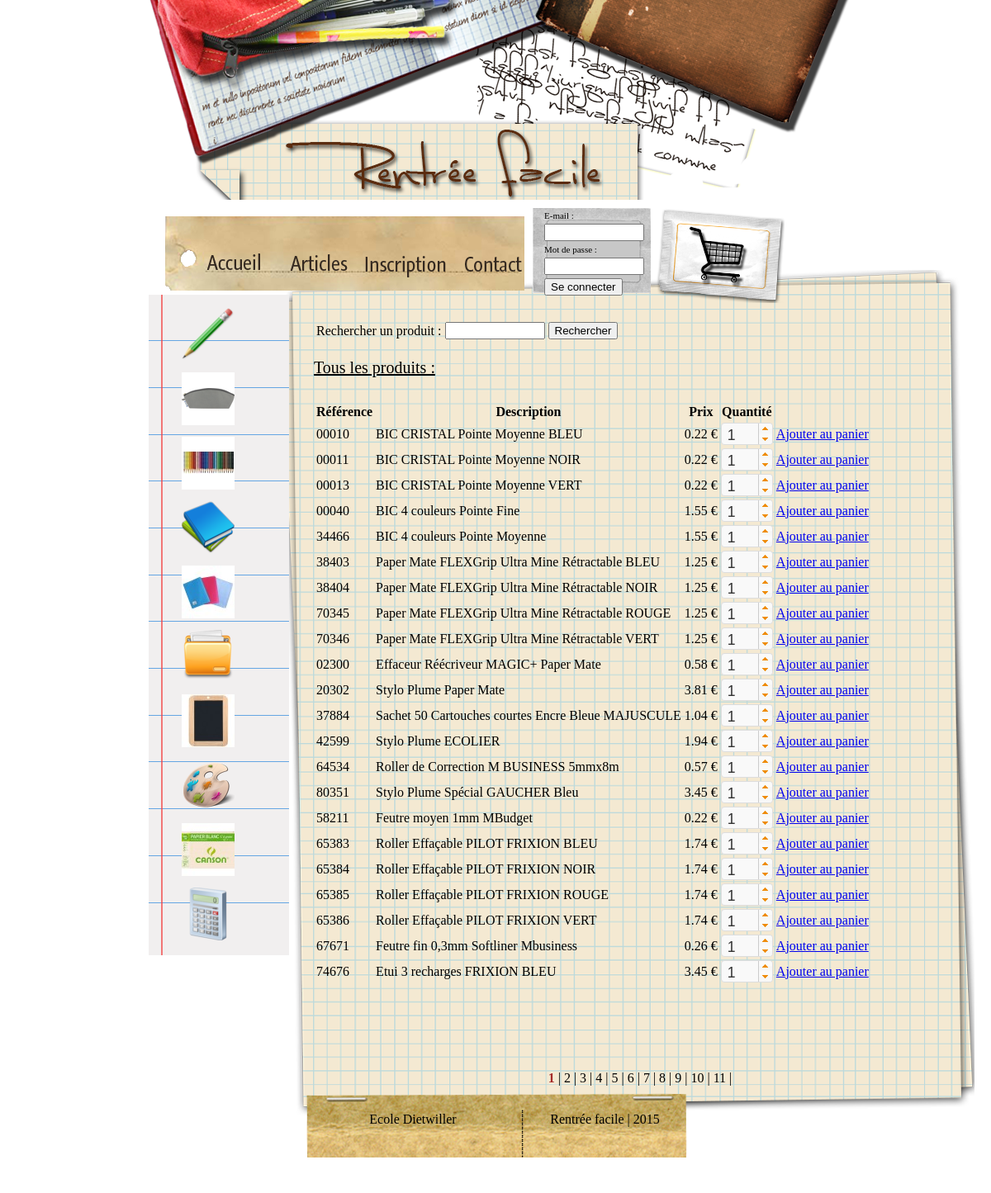
/web/fournitures/index.php, run on the app's committed database.
### tables this page shows
CREATE TABLE Materiel(
	ref_mat VARCHAR(20) NOT NULL,
	desc_mat VARCHAR(50),
	prix_mat numeric(5,2),
	id_scat INT NOT NULL,
	PRIMARY KEY (ref_mat),
	FOREIGN KEY (id_scat) REFERENCES Sous_categorie (id_scat)
);

### lib/lib_db.class.php (called while the page is built, shortened)
<?php
class DB_connection
{
	private $_connection;
	private $_result;
	public function DB_connection()
	{
		$this->_hostname = HOST;
		$this->_username = USER;
		$this->_password = PASS;
		$this->_database = DB;
		$this->_connection = @mysqli_connect($this->_hostname, $this->_username, $this->_password, $this->_database) or die ("Erreur de connexion &acirc; la base. ".mysql_error());
	}
	public function DB_query($requete)
	{
		$this->_result = @mysqli_query($this->_connection, $requete) or die ("Probl&egrave;me dans l'ex&eacute;cution de la requ&ecirc;te : $requete. ".mysql_error());
		return $this->_result;
	}
	public function DB_object()
	{
		$this->_row = @mysqli_fetch_object($this->_result);
		return $this->_row;
	}
	public function DB_count()
	{
		$this->_row = @mysqli_num_rows($this->_result);
		return $this->_row;
	}
}
?>

### inc/url.inc.php (called while the page is built)
<?php
function recuperer_url()
{
    $url=explode('/', $_SERVER['REQUEST_URI']);
	return $url;
}
?>

### lib/lib_fournitures.php (the view, shortened to what this page needs)
<?php
function afficherFournitures($rubrique="", $srubrique="", $recherche="")
{
	if(!empty($recherche))
	{
		$requete = 'SELECT ref_mat, desc_mat, prix_mat FROM Materiel WHERE desc_mat LIKE \'%'.$recherche.'%\'';
	}
	else
	{
		$requete = 'SELECT m.ref_mat, m.desc_mat, m.prix_mat, sc.categorie, sc.scat FROM Materiel as m, Sous_categorie as sc WHERE m.id_scat = sc.id_scat';
	}
	$db = new DB_connection();
	$db->DB_query($requete);
	$nb_elems = 22;
	$nb_pages = ceil($db->DB_count() / $nb_elems);
	if(!empty($_GET["page"]))
	{
		$page = intval($_GET["page"]);
		if($_GET["page"] > $nb_pages || $_GET["page"] < 1)
			$page = 1;
	}
	else
		$page = 1;
	$debut = ($page - 1) * $nb_elems;
	$requete .= ' LIMIT '.$debut.', '.$nb_elems.'';
	$db->DB_query($requete);
	echo "<div id=\"produits\">";
	if($db->DB_count() > 0)
	{
		echo "<table>
				<tr>
					<th>Référence</th>
					<th>Description</th>
					<th>Prix</th>
					<th>Quantité</th>
					<th></th>
				</tr>";
		while($mat = $db->DB_object())
		{
			echo "<tr>
					<td>".$mat->ref_mat."</td>
					<td>".$mat->desc_mat."</td>
					<td>".$mat->prix_mat." €</td>
					<td><input class=\"spinner\" id=\".$mat->ref_mat.\" name=\".$mat->ref_mat.\" value=\"1\" size=\"1\" min=\"1\" max=\"999\" onchange=\"getQte()\"></td>
					<td><a href=\"index.php?page=".$page."&amp;ref=".$mat->ref_mat."&amp;qte=".$mat->ref_mat."\">Ajouter au panier</td>
				</tr>";
		}
		echo "</table>";
	}
	else
	{
		echo "<p>Auncun produit trouvé.</p>";
	}
	echo "</div>";
	echo "<div id=\"pages\">";
	$chemin = explode('/', recuperer_url()[4])[0];
	$script = explode('?', $chemin)[0];
	for($i=1; $i <= $nb_pages; ++$i)
	{
		if($page == $i)
			echo "<span style=\"font-weight:bold; color:brown\">".$i."</span> | ";
		else
		{
			if(aucun_arg($chemin))
				echo "<a href=".formater_url($script, urlencode($rubrique), urlencode($srubrique), urlencode($recherche))."?page=".$i.">".$i."</a>";
			else
				echo "<a href=".formater_url($script, urlencode($rubrique), urlencode($srubrique), urlencode($recherche))."&amp;page=".$i.">".$i."</a>";
			echo " | ";
		}
	}
	echo "</div>";
}
function aucun_arg($url)
{
	if(!isset($_GET["cat"]) && !isset($_GET["scat"]) && !isset($_GET["find"]))
	{
		return true;
	}
}
function formater_url($script, $cat, $scat, $find)
{
	$str = $script;
	return $str;
}
?>

### css/style.css (style rules this page uses)
body { background-image:url(../img/background.png) ; margin:0px 15% 10px 15%; }
#pages { text-align:center; }
#pages a:link, #pages a:visited { color:black; text-decoration:none; }
#produits { margin-top:30px; min-height:810px; }

### data on the page
materiel: ref_mat "00010", desc_mat "BIC CRISTAL Pointe Moyenne BLEU", prix_mat "0.22"
materiel: ref_mat "00011", desc_mat "BIC CRISTAL Pointe Moyenne NOIR", prix_mat "0.22"
materiel: ref_mat "00013", desc_mat "BIC CRISTAL Pointe Moyenne VERT", prix_mat "0.22"
materiel: ref_mat "00040", desc_mat "BIC 4 couleurs Pointe Fine", prix_mat "1.55"
materiel: ref_mat "34466", desc_mat "BIC 4 couleurs Pointe Moyenne", prix_mat "1.55"
materiel: ref_mat "38403", desc_mat "Paper Mate FLEXGrip Ultra Mine Rétractable BLEU", prix_mat "1.25"
materiel: ref_mat "38404", desc_mat "Paper Mate FLEXGrip Ultra Mine Rétractable NOIR", prix_mat "1.25"
materiel: ref_mat "70345", desc_mat "Paper Mate FLEXGrip Ultra Mine Rétractable ROUGE", prix_mat "1.25"
materiel: ref_mat "70346", desc_mat "Paper Mate FLEXGrip Ultra Mine Rétractable VERT", prix_mat "1.25"
materiel: ref_mat "02300", desc_mat "Effaceur Réécriveur MAGIC+ Paper Mate", prix_mat "0.58"
materiel: ref_mat "20302", desc_mat "Stylo Plume Paper Mate", prix_mat "3.81"
materiel: ref_mat "37884", desc_mat "Sachet 50 Cartouches courtes Encre Bleue MAJUSCULE", prix_mat "1.04"
materiel: ref_mat "42599", desc_mat "Stylo Plume ECOLIER", prix_mat "1.94"
materiel: ref_mat "64534", desc_mat "Roller de Correction M BUSINESS 5mmx8m", prix_mat "0.57"
materiel: ref_mat "80351", desc_mat "Stylo Plume Spécial GAUCHER Bleu", prix_mat "3.45"
materiel: ref_mat "58211", desc_mat "Feutre moyen 1mm MBudget", prix_mat "0.22"
materiel: ref_mat "65383", desc_mat "Roller Effaçable PILOT FRIXION BLEU", prix_mat "1.74"
materiel: ref_mat "65384", desc_mat "Roller Effaçable PILOT FRIXION NOIR", prix_mat "1.74"
materiel: ref_mat "65385", desc_mat "Roller Effaçable PILOT FRIXION ROUGE", prix_mat "1.74"
materiel: ref_mat "65386", desc_mat "Roller Effaçable PILOT FRIXION VERT", prix_mat "1.74"
materiel: ref_mat "67671", desc_mat "Feutre fin 0,3mm Softliner Mbusiness", prix_mat "0.26"
materiel: ref_mat "74676", desc_mat "Etui 3 recharges FRIXION BLEU", prix_mat "3.45"
